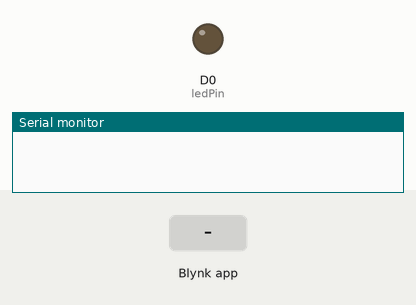
Recording of a sketch running on a simulated ESP8266 (NodeMCU). Parts: output pins drawn as LEDs (lit = HIGH), the last lines printed to the serial monitor. Inputs (shaded band) come from the test bench. WiFi joins after 1.5 s; servers stay silent unless stated.

Above: at 3.0 s.
3.1 s: Blynk app writes 1 to V0
At 4.0 s:
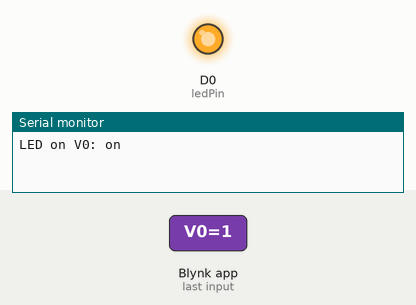
4.6 s: Blynk app writes 0 to V0
At 5.1 s:
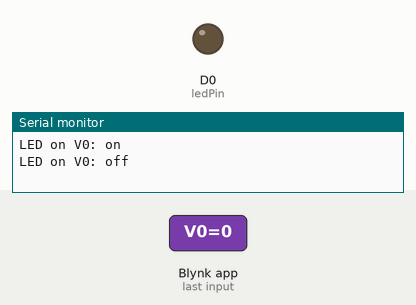
6.1 s: Blynk app writes 200 to V0
At 7.5 s:
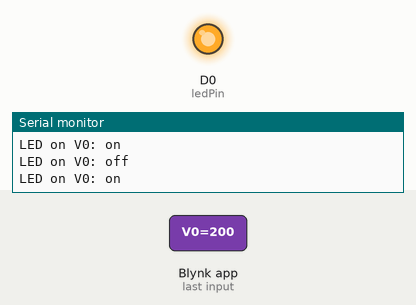
Timing chart, 0 to 9.1 s (numbered marks = the images above; inputs shaded):
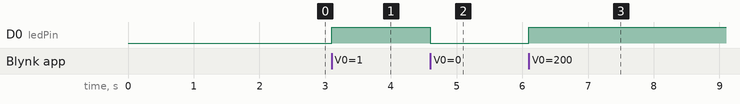

The sketch:

ledOnOffVirtualButton.ino
```cpp
/*************************************************************

  This sketch shows how to read values from Virtual Pins

  App dashboard setup:
    Slider widget (0...100) on Virtual Pin V0
    Author: @biccs
 *************************************************************/

/* Fill-in information from Blynk Device Info here */
#define BLYNK_TEMPLATE_ID           "TMPL2jt2uy32z"
#define BLYNK_TEMPLATE_NAME         "LED ON OFF"
#define BLYNK_AUTH_TOKEN            ""

/* Comment this out to disable prints and save space */
#define BLYNK_PRINT Serial


#include <ESP8266WiFi.h>
#include <BlynkSimpleEsp8266.h>

// Set password to "" for open networks.
char ssid[] = "";
char pass[] = "";

const int ledPin = D0;
WidgetLED led1(V0);

// This function will be called every time Slider Widget
// in Blynk app writes values to the Virtual Pin V0
BLYNK_WRITE(V0)
{
  if (led1.getValue()) {
    led1.off();
    digitalWrite(ledPin, LOW);
    Serial.println("LED on V0: off");
  } else {
    led1.on();
    digitalWrite(ledPin, HIGH);
    Serial.println("LED on V0: on");
  }
}

void setup()
{
  // Debug console
  Serial.begin(9600);

  Blynk.begin(BLYNK_AUTH_TOKEN, ssid, pass);
  pinMode(ledPin, OUTPUT);
}

void loop()
{
  Blynk.run();
}
```

Measured:
- after the input at 3.1 s, D0 (ledPin): LOW → HIGH at once
- after the input at 4.6 s, D0 (ledPin): HIGH → LOW at once
- after the input at 6.1 s, D0 (ledPin): LOW → HIGH at once
